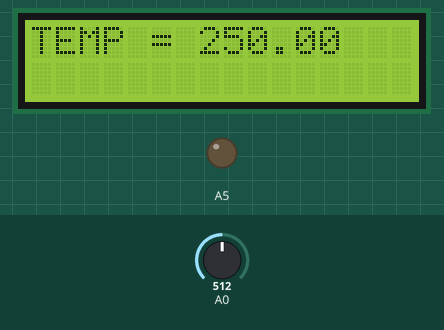
Simulated run of this sketch. Board: Arduino Uno, built with avr-gcc and run on an emulated ATmega328P. Parts: 16×2 character LCD, output pins drawn as LEDs (lit = HIGH). The inputs (shaded band) are chosen by the test bench; at power-on: A0 = 512. What the sketch prints to the serial monitor is not drawn.

Above: at 1.2 s.
1.3 s: A0 set to 87
At 14.3 s:
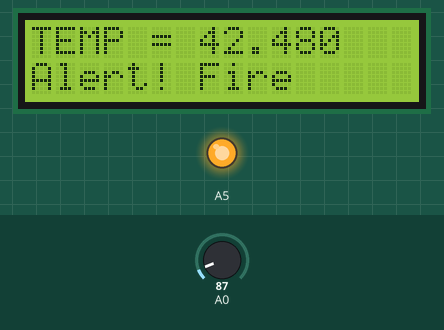
15.3 s: A0 set to 76
At 28.8 s:
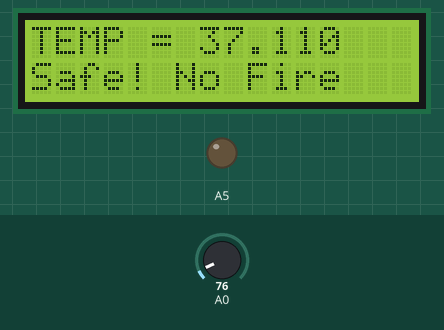
29.3 s: A0 set to 122
At 31.8 s:
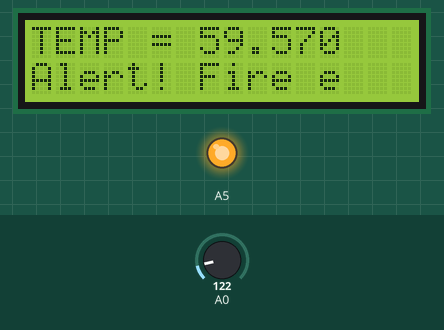
Timing chart, 0 to 33.3 s (numbered marks = the images above; inputs shaded):
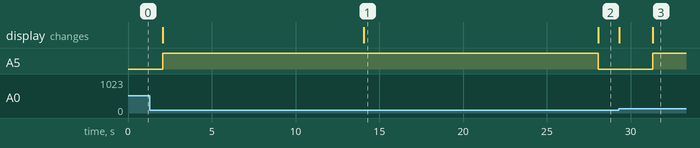

The sketch:

fire_dedector.ino
```cpp
#include<LiquidCrystal.h>
LiquidCrystal Lcd(13,12,8,7,4,2);
#include <SPGSM.h>
float temp=0,t=0;
SPGSM spgsm;
int f;

void setup()
{
  pinMode(A0,INPUT);
  pinMode(A5,OUTPUT);
  spgsm.begin(9600);
  Lcd.begin(16,2);
}

void loop()
{
  t=analogRead(A0);
  temp=t*0.48828125;
  Lcd.setCursor(0,0);
  Lcd.print("TEMP = ");
  Lcd.print(temp);

  if(temp>=40)
  {
  delay(2000);

  if(temp>=40)
  {

   Lcd.setCursor(0,1);
   Lcd.print("Alert! Fire ");
   digitalWrite(A5,HIGH);

   spgsm.call("9445300781",10000);
   delay(2000);
  }
  }
  else
  {
   Lcd.setCursor(0,1);
   Lcd.print("Safe! No Fire") ;
   digitalWrite(A5,LOW);
   delay(100);
  }
  }
```

Measured:
- the behaviour switches between 82 and 81 on A0 (found by bisection; images 1 and 2)
- after the input at 1.3 s, the display: first differs from a run without the input after 12.8 s (image 1)
- after the input at 15.3 s, A5: HIGH → LOW after 12.8 s; the display: changes after 12.8 s (image 2)
- after the input at 29.3 s, A5: LOW → HIGH after 2.0 s; the display: first changes at once (image 3 shows a later state)
